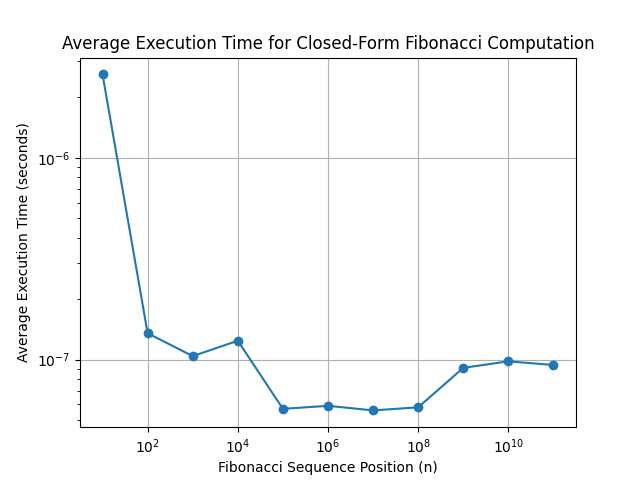

Python code for this plot:
import matplotlib.pyplot as plt

# Fibonacci positions
fib_positions = [10, 100, 1000, 10000, 100000, 1000000,
                 10000000, 100000000, 1000000000, 10000000000, 100000000000]

# Execution times in seconds (updated with your results)
execution_times = [
    2.587E-06,  # Average time for position 10
    1.35E-07,   # Average time for position 100
    1.04E-07,   # Average time for position 1000
    1.24E-07,   # Average time for position 10000
    5.7E-08,    # Average time for position 100000
    5.9E-08,    # Average time for position 1000000
    5.6E-08,    # Average time for position 10000000
    5.8E-08,    # Average time for position 100000000
    9.1E-08,    # Average time for position 1000000000
    9.8E-08,    # Average time for position 10000000000
    9.4E-08     # Average time for position 100000000000
]

plt.plot(fib_positions, execution_times, marker='o')  # Line plot with points

# Labeling the axes and the plot
plt.xlabel('Fibonacci Sequence Position (n)')
plt.ylabel('Average Execution Time (seconds)')
plt.title('Average Execution Time for Closed-Form Fibonacci Computation')

# Setting the scale of the axes to log due to wide range of values
plt.xscale('log')
plt.yscale('log')

plt.grid(True)
# Save the figure to a file instead of showing it
plt.savefig('ClosedFormGraph.png')
